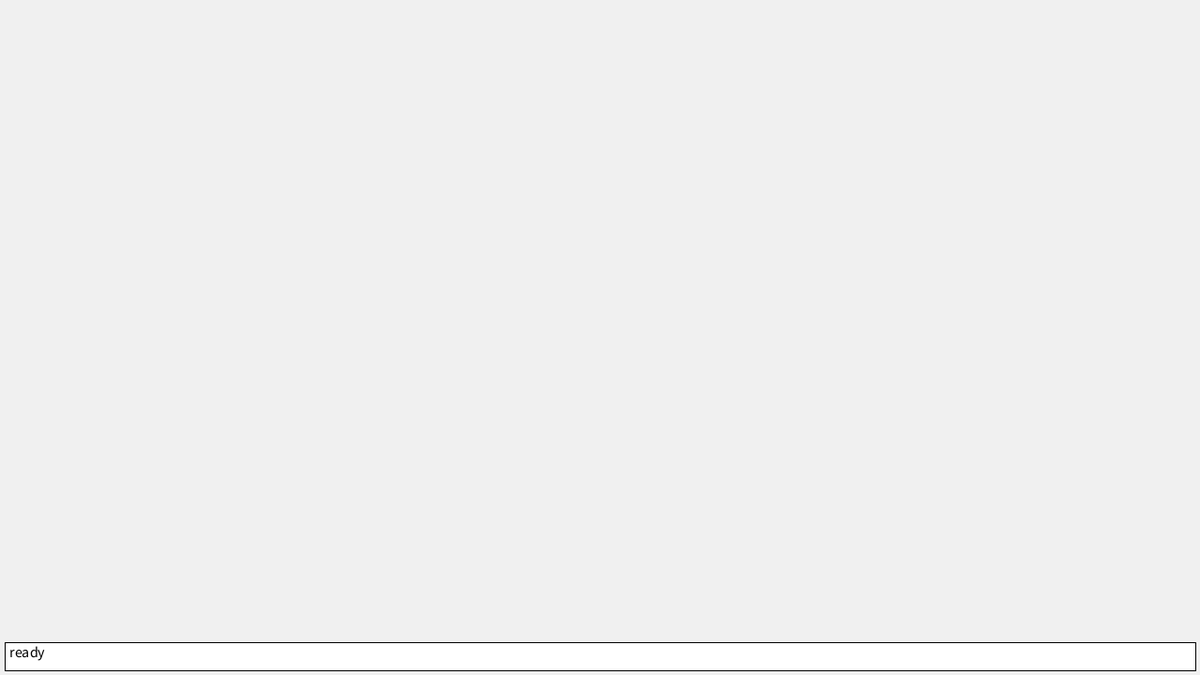
Frame 1 (no input)
Frame 60 (the mouse pressed at the canvas centre just before this capture): identical to frame 1, image omitted
Frame 120 (the mouse held since frame 60 and released just before this capture): identical to frame 1, image omitted

The Processing sketch that drew this single still picture (run headless with seeded random() and noise(); from frame 60 on, the mouse is pressed at the canvas centre):

// Processing sketch: nodelib_00
// ── nodelib_00.pde
NodeMan nm;
float t=0.0;
float dt=0.25;
TextBox sb;
float PORT_W=10.0, PORT_H=15.0;

void setup() {
  size(1280, 720);
  background(240);
  stroke(0);
  fill(255);
  nm=new NodeMan();
  sb=new TextBox(5, height-35, width-10, 30);
  sb.txt="ready";
}

void draw() {
  background(240);
  nm.rendernodegraph();
  sb.render();
  t+=dt;
}

void keyPressed() {
  nm.onkeydown();
}

void keyReleased() {
  nm.onkeyup();
}

void mouseClicked() {
  nm.onmouseclick();
}

// ── boxes.pde
class Box {
  float x, y, w, h;
  color bg, fg;

  Box(float x, float y, float w, float h) {
    this.x=x;
    this.y=y;
    this.w=w;
    this.h=h;
    bg=color(255);
    fg=color(0);
  }

  void updatepos(float nx, float ny) {
    x=nx;
    y=ny;
  }

  void render() {
    fill(bg);
    stroke(fg);
    rect(x, y, w, h);
  }

  boolean hasmouse() {
    return mouseX>x && mouseX<(x+w) && mouseY>y && mouseY<(y+h);
  }
}

class TextBox extends Box {
  String txt;
  int txtsz;

  TextBox(float x, float y, float w, float h) {
    super(x, y, w, h);
    txt="";
    txtsz=16;
  }

  void render() {
    super.render();
    fill(0);
    textAlign(LEFT, TOP);
    textSize(txtsz);
    text(txt, x+5, y+5);
  }
}

class Port extends Box {
  Port px; // patch connection port
  String parentnodeid;

  Port(String pnid, float x, float y, float w, float h, color c) {
    super(x, y, w, h);
    bg=c;
    px=null;
    parentnodeid=pnid;
  }

  String toString() {
    return String.format("%s->Port", parentnodeid);
  }
}

class InPort extends Port {
  InPort(String pnid, float x, float y, float w, float h) {
    super(pnid, x, y, w, h, color(0, 128, 0));
  }
}

class OutPort extends Port {
  OutPort(String pnid, float x, float y, float w, float h) {
    super(pnid, x, y, w, h, color(0, 0, 128));
  }
}

class Node {
  Box container;
  InPort inport;
  OutPort outport;
  String id;
  float portwidth, portheight;
  color portcolor;

  void updatepos(float nx, float ny) {
    container.updatepos(nx, ny);
    computeportpos();
  }

  void computeinportpos() {
    float cx=container.x;
    float cy=container.y;
    float ch=container.h;
    inport.updatepos(cx-portwidth, cy+ch/2-portheight/2);
  }

  void computeoutportpos() {
    float cx=container.x;
    float cy=container.y;
    float ch=container.h;
    float cw=container.w;
    outport.updatepos(cx+cw, cy+ch/2-portheight/2);
  }

  void computeportpos() {
    computeinportpos();
    computeoutportpos();
  }

  Node(String nid, float x, float y, float w, float h, float pw, float ph) {
    container=new Box(x, y, w, h);
    id=nid;
    portwidth=pw;
    portheight=ph;
    inport=new InPort(id, x-portwidth, y+h/2-portheight/2, portwidth, portheight);
    outport=new OutPort(id, x+w, y+h/2-portheight/2, portwidth, portheight);
  }

  void render() {
    container.render();
    inport.render();
    outport.render();
    if (outport.px!=null) {
      Port src=outport;
      Port dst=outport.px;
      stroke(0);
      line(src.x+src.w/2, src.y+src.h/2, dst.x+dst.w/2, dst.y+dst.h/2);
    }
  }

  String toString() {
    return String.format("Node [%s, %s, %s, %s]", nf(container.x, 3, 2), nf(container.y, 3, 2), nf(container.w, 3, 2), nf(container.h, 3, 2));
  }
}

enum NSState {
  READY, HOLD, PATCH;
}

class NodeMan {
  HashMap<String, Node> ntab;
  Node fn; // focused node
  Node hn; // holding node
  Port psp; // patch src port
  float holddx, holddy;
  NSState ns;
  int nctr=0;
  Port olddst; // old patch destination

  NodeMan() {
    ntab=new HashMap<String, Node>();
    fn=null;
    hn=null;
    psp=null;
    ns=NSState.READY;
  }

  void rendernodegraph() {
    for (Node n : ntab.values()) {
      if (ns==NSState.HOLD && n==hn) {
        n.updatepos(mouseX-holddx, mouseY-holddy);
      }
      n.render();
    }
  }

  void t_readytohold() {
    hn=idnode();
    if (hn!=null) {
      ns=NSState.HOLD;
      sb.txt="holding "+hn.toString();
    } else {
      sb.txt="mouse not inside node";
    }
  }

  void t_holdtoready() {
    ns=NSState.READY;
    sb.txt="releasing "+hn.toString();
    hn=null;
  }

  void updatesrcport(Port src, String nk) {
    olddst=src.px;
    psp=src;
    sb.txt=String.format("[update_src_port] %s src port", nk);
  }

  void t_readytopatch() {
    ns=NSState.PATCH;
    sb.txt="[patching]";
    for (HashMap.Entry<String, Node> te : ntab.entrySet()) {
      String nk=te.getKey();
      Node nv=te.getValue();
      if (nv.inport.hasmouse()) {
        updatesrcport(nv.inport, nk);
        break;
      } else if (nv.outport.hasmouse()) {
        updatesrcport(nv.outport, nk);
        break;
      }
    }
  }

  Port idport() {
    Port dst=null;
    for (HashMap.Entry<String, Node> te : ntab.entrySet()) {
      String nk=te.getKey();
      Node nv=te.getValue();
      if (nv.inport.px!=null || nv.outport.px!=null) {
        continue;
      }
      if (nv.inport.hasmouse()) {
        dst=nv.inport;
        break;
      } else if (nv.outport.hasmouse()) {
        dst=nv.outport;
        break;
      }
    }
    sb.txt=String.format("[idport] %s", (dst==null?"null":dst.toString()));
    return dst;
  }

  void updatedstport(Port dst) {
    if (dst==null) {
      sb.txt="no patch destination!";
    } else {
      sb.txt="patched!";
      psp.px=dst;
      dst.px=psp;
      if (olddst!=null) {
        olddst.px=null;
      }
    }
  }

  void t_patchtoready() {
    if (psp==null) {
      ns=NSState.READY;
      sb.txt="[bug] somehow patch source not set";
      return;
    }
    Port dst=idport();
    updatedstport(dst);
    psp=null;
    ns=NSState.READY;
  }

  void mknode() {
    String nn_name=String.format("n%02d", nctr);
    Node nn=new Node(nn_name, mouseX, mouseY, 200, 150, PORT_W, PORT_H);
    sb.txt=String.format("[mknode] %s - %s", nn_name, nn.toString());
    ntab.put(nn_name, nn);
    nctr+=1;
  }

  void highlightnode() {
    if (fn!=null) {
      sb.txt="selected "+fn.toString();
      for (Node n : ntab.values()) {
        n.container.fg=color(0);
      }
      fn.container.fg=color(255, 128, 0);
    }
  }

  Node idnode() {
    for (Node n : ntab.values()) {
      float nx=n.container.x;
      float ny=n.container.y;
      float nw=n.container.w;
      float nh=n.container.h;
      if (nx<mouseX && ny<mouseY && (nx+nw)>mouseX && (ny+nh)>mouseY) {
        holddx=mouseX-nx;
        holddy=mouseY-ny;
        return n;
      }
    }
    return null;
  }

  void rmpatch() {
    //
  }

  void onmouseclick() {
    fn=idnode();
    highlightnode();
  }

  void onkeydown() {
    if (key=='n') {
      mknode();
    } else if (key=='h' && nm.ns==NSState.READY) {
      t_readytohold();
    } else if (key=='p' && nm.ns==NSState.READY) {
      t_readytopatch();
    } else if (key=='d' && nm.ns==NSState.READY) {
      rmpatch();
    }
  }

  void onkeyup() {
    if (key=='h' && nm.ns==NSState.HOLD) {
      t_holdtoready();
    } else if (key=='p' && nm.ns==NSState.PATCH) {
      t_patchtoready();
    }
  }
}

// ── siglib.pde
interface Src {
  void send(float x);
}

interface Dst {
  float recv();
}

class WireChannel implements Src, Dst {
  ArrayList<Float> q;
  int capacity;

  WireChannel(int n) {
    capacity=n;
    q=new ArrayList<Float>();
    for (int i=0; i<n; i++) {
      q.add(i, 0f);
    }
  }

  void send(float x) {
    if (q.size()>capacity) {
      q.remove(q.size()-1);
    }
    q.add(0, x);
  }

  float recv() {
    return q.remove(q.size()-1);
  }
}
